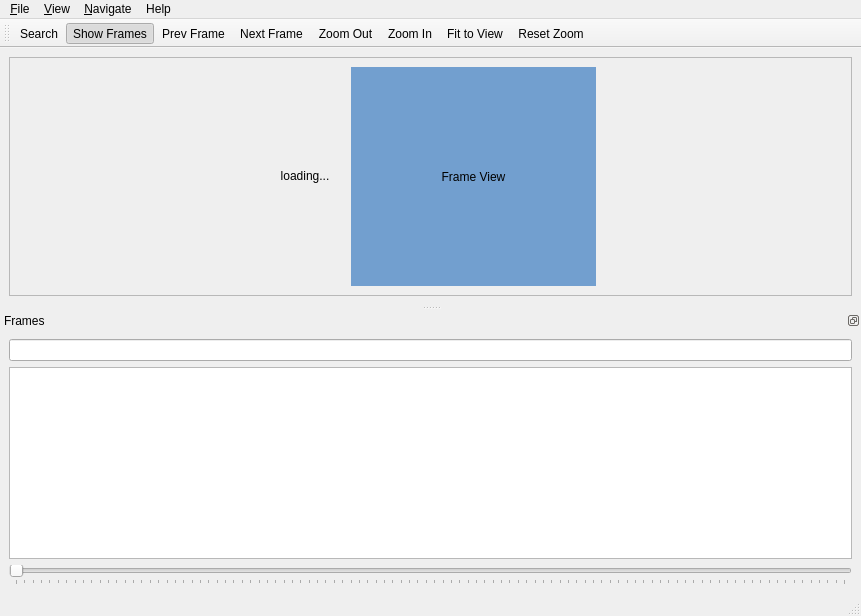
<?xml version="1.0" encoding="UTF-8"?>
<ui version="4.0">
 <class>hsmdebugger</class>
 <widget class="QMainWindow" name="hsmdebugger">
  <property name="geometry">
   <rect>
    <x>0</x>
    <y>0</y>
    <width>861</width>
    <height>616</height>
   </rect>
  </property>
  <property name="minimumSize">
   <size>
    <width>400</width>
    <height>400</height>
   </size>
  </property>
  <property name="windowTitle">
   <string>HSM Debugger</string>
  </property>
  <widget class="QWidget" name="centralwidget">
   <property name="sizePolicy">
    <sizepolicy hsizetype="Preferred" vsizetype="Preferred">
     <horstretch>0</horstretch>
     <verstretch>0</verstretch>
    </sizepolicy>
   </property>
   <layout class="QVBoxLayout" name="verticalLayout">
    <item>
     <widget class="QImageViewArea" name="hsmStateViewArea">
      <property name="sizePolicy">
       <sizepolicy hsizetype="Expanding" vsizetype="Expanding">
        <horstretch>0</horstretch>
        <verstretch>0</verstretch>
       </sizepolicy>
      </property>
      <property name="sizeAdjustPolicy">
       <enum>QAbstractScrollArea::AdjustIgnored</enum>
      </property>
      <property name="widgetResizable">
       <bool>true</bool>
      </property>
      <property name="alignment">
       <set>Qt::AlignCenter</set>
      </property>
      <widget class="QWidget" name="hsmStateViewAreaContents">
       <property name="geometry">
        <rect>
         <x>0</x>
         <y>0</y>
         <width>841</width>
         <height>233</height>
        </rect>
       </property>
       <property name="sizePolicy">
        <sizepolicy hsizetype="Expanding" vsizetype="Expanding">
         <horstretch>0</horstretch>
         <verstretch>0</verstretch>
        </sizepolicy>
       </property>
       <layout class="QHBoxLayout" name="horizontalLayout">
        <property name="topMargin">
         <number>9</number>
        </property>
        <item>
         <spacer name="horizontalSpacer">
          <property name="orientation">
           <enum>Qt::Horizontal</enum>
          </property>
          <property name="sizeHint" stdset="0">
           <size>
            <width>40</width>
            <height>20</height>
           </size>
          </property>
         </spacer>
        </item>
        <item>
         <widget class="QLabel" name="hsmStateViewWait">
          <property name="sizePolicy">
           <sizepolicy hsizetype="Fixed" vsizetype="Fixed">
            <horstretch>0</horstretch>
            <verstretch>0</verstretch>
           </sizepolicy>
          </property>
          <property name="minimumSize">
           <size>
            <width>80</width>
            <height>80</height>
           </size>
          </property>
          <property name="maximumSize">
           <size>
            <width>80</width>
            <height>80</height>
           </size>
          </property>
          <property name="styleSheet">
           <string notr="true"/>
          </property>
          <property name="text">
           <string>loading...</string>
          </property>
          <property name="alignment">
           <set>Qt::AlignCenter</set>
          </property>
         </widget>
        </item>
        <item>
         <widget class="QLabel" name="hsmStateView">
          <property name="sizePolicy">
           <sizepolicy hsizetype="Expanding" vsizetype="Ignored">
            <horstretch>0</horstretch>
            <verstretch>0</verstretch>
           </sizepolicy>
          </property>
          <property name="autoFillBackground">
           <bool>false</bool>
          </property>
          <property name="styleSheet">
           <string notr="true">background-color: rgb(114, 159, 207);</string>
          </property>
          <property name="text">
           <string>Frame View</string>
          </property>
          <property name="scaledContents">
           <bool>true</bool>
          </property>
          <property name="alignment">
           <set>Qt::AlignCenter</set>
          </property>
         </widget>
        </item>
        <item>
         <spacer name="horizontalSpacer_2">
          <property name="orientation">
           <enum>Qt::Horizontal</enum>
          </property>
          <property name="sizeHint" stdset="0">
           <size>
            <width>40</width>
            <height>20</height>
           </size>
          </property>
         </spacer>
        </item>
       </layout>
      </widget>
     </widget>
    </item>
   </layout>
  </widget>
  <widget class="QMenuBar" name="menubar">
   <property name="geometry">
    <rect>
     <x>0</x>
     <y>0</y>
     <width>861</width>
     <height>22</height>
    </rect>
   </property>
   <widget class="QMenu" name="menuFile">
    <property name="title">
     <string>&amp;File</string>
    </property>
    <widget class="QMenu" name="menuFileRecentHSM">
     <property name="title">
      <string>Recent HSM</string>
     </property>
    </widget>
    <widget class="QMenu" name="menuFileRecentLogs">
     <property name="title">
      <string>Recent Logs</string>
     </property>
    </widget>
    <addaction name="actionOpenHsm"/>
    <addaction name="actionOpenHsmLog"/>
    <addaction name="menuFileRecentHSM"/>
    <addaction name="menuFileRecentLogs"/>
    <addaction name="separator"/>
    <addaction name="actionSettings"/>
    <addaction name="separator"/>
    <addaction name="actionQuit"/>
   </widget>
   <widget class="QMenu" name="menuView">
    <property name="title">
     <string>&amp;View</string>
    </property>
    <addaction name="actionShowFrames"/>
    <addaction name="separator"/>
    <addaction name="actionZoomIn"/>
    <addaction name="actionZoomOut"/>
    <addaction name="actionResetZoom"/>
    <addaction name="actionFitToView"/>
   </widget>
   <widget class="QMenu" name="menuNavigate">
    <property name="title">
     <string>&amp;Navigate</string>
    </property>
    <addaction name="actionSearch"/>
    <addaction name="actionGoToFrame"/>
    <addaction name="separator"/>
    <addaction name="actionPrevFrame"/>
    <addaction name="actionNextFrame"/>
   </widget>
   <widget class="QMenu" name="menuHelp">
    <property name="title">
     <string>Help</string>
    </property>
    <addaction name="actionShowOnlineHelp"/>
    <addaction name="actionAbout"/>
   </widget>
   <addaction name="menuFile"/>
   <addaction name="menuView"/>
   <addaction name="menuNavigate"/>
   <addaction name="menuHelp"/>
  </widget>
  <widget class="QStatusBar" name="statusbar"/>
  <widget class="QDockWidget" name="dockWidget">
   <property name="sizePolicy">
    <sizepolicy hsizetype="Preferred" vsizetype="MinimumExpanding">
     <horstretch>0</horstretch>
     <verstretch>0</verstretch>
    </sizepolicy>
   </property>
   <property name="minimumSize">
    <size>
     <width>274</width>
     <height>0</height>
    </size>
   </property>
   <property name="features">
    <set>QDockWidget::DockWidgetFloatable|QDockWidget::DockWidgetMovable</set>
   </property>
   <property name="windowTitle">
    <string>Frames</string>
   </property>
   <attribute name="dockWidgetArea">
    <number>8</number>
   </attribute>
   <widget class="QWidget" name="dockWidgetContents">
    <property name="sizePolicy">
     <sizepolicy hsizetype="Preferred" vsizetype="Minimum">
      <horstretch>0</horstretch>
      <verstretch>0</verstretch>
     </sizepolicy>
    </property>
    <layout class="QVBoxLayout" name="verticalLayout_2">
     <item>
      <widget class="QLineEdit" name="searchFilter">
       <property name="toolTip">
        <string>&lt;html&gt;&lt;head/&gt;&lt;body&gt;&lt;p&gt;Input search filter in one of these formats:&lt;/p&gt;&lt;p&gt;&amp;lt;action&amp;gt;&lt;br/&gt;&amp;lt;action&amp;gt;:&amp;lt;args&amp;gt;&lt;/p&gt;&lt;p&gt;Regular expressions enabled by default (Python format).&lt;/p&gt;&lt;/body&gt;&lt;/html&gt;</string>
       </property>
      </widget>
     </item>
     <item>
      <widget class="QTableView" name="frames">
       <property name="sizePolicy">
        <sizepolicy hsizetype="Minimum" vsizetype="Minimum">
         <horstretch>0</horstretch>
         <verstretch>0</verstretch>
        </sizepolicy>
       </property>
       <property name="minimumSize">
        <size>
         <width>0</width>
         <height>100</height>
        </size>
       </property>
       <property name="editTriggers">
        <set>QAbstractItemView::NoEditTriggers</set>
       </property>
       <property name="selectionMode">
        <enum>QAbstractItemView::SingleSelection</enum>
       </property>
       <property name="selectionBehavior">
        <enum>QAbstractItemView::SelectRows</enum>
       </property>
      </widget>
     </item>
     <item>
      <widget class="QClickableSlider" name="frameSelector">
       <property name="orientation">
        <enum>Qt::Horizontal</enum>
       </property>
       <property name="tickPosition">
        <enum>QSlider::TicksBelow</enum>
       </property>
       <property name="tickInterval">
        <number>1</number>
       </property>
      </widget>
     </item>
    </layout>
   </widget>
  </widget>
  <widget class="QToolBar" name="toolBar">
   <property name="windowTitle">
    <string>toolBar</string>
   </property>
   <property name="movable">
    <bool>true</bool>
   </property>
   <attribute name="toolBarArea">
    <enum>TopToolBarArea</enum>
   </attribute>
   <attribute name="toolBarBreak">
    <bool>false</bool>
   </attribute>
   <addaction name="actionSearch"/>
   <addaction name="actionShowFrames"/>
   <addaction name="actionPrevFrame"/>
   <addaction name="actionNextFrame"/>
   <addaction name="actionZoomOut"/>
   <addaction name="actionZoomIn"/>
   <addaction name="actionFitToView"/>
   <addaction name="actionResetZoom"/>
  </widget>
  <action name="actionOpenHsm">
   <property name="text">
    <string>Open HSM</string>
   </property>
   <property name="toolTip">
    <string>Open HSM</string>
   </property>
   <property name="shortcut">
    <string>Ctrl+O</string>
   </property>
  </action>
  <action name="actionSearch">
   <property name="checkable">
    <bool>true</bool>
   </property>
   <property name="text">
    <string>Search</string>
   </property>
   <property name="shortcut">
    <string>Ctrl+F</string>
   </property>
  </action>
  <action name="actionPrevFrame">
   <property name="text">
    <string>Prev Frame</string>
   </property>
   <property name="shortcut">
    <string>Ctrl+,</string>
   </property>
  </action>
  <action name="actionNextFrame">
   <property name="text">
    <string>Next Frame</string>
   </property>
   <property name="shortcut">
    <string>Ctrl+.</string>
   </property>
  </action>
  <action name="actionZoomIn">
   <property name="text">
    <string>Zoom In</string>
   </property>
   <property name="shortcut">
    <string>Ctrl+=</string>
   </property>
  </action>
  <action name="actionZoomOut">
   <property name="text">
    <string>Zoom Out</string>
   </property>
   <property name="shortcut">
    <string>Ctrl+-</string>
   </property>
  </action>
  <action name="actionResetZoom">
   <property name="text">
    <string>Reset Zoom</string>
   </property>
   <property name="shortcut">
    <string>Ctrl+0</string>
   </property>
  </action>
  <action name="actionFitToView">
   <property name="text">
    <string>Fit to View</string>
   </property>
   <property name="shortcut">
    <string>Ctrl+Shift+0</string>
   </property>
  </action>
  <action name="actionOpenHsmLog">
   <property name="text">
    <string>Open Log</string>
   </property>
   <property name="shortcut">
    <string>Ctrl+L</string>
   </property>
  </action>
  <action name="actionSettings">
   <property name="text">
    <string>Settings</string>
   </property>
  </action>
  <action name="actionQuit">
   <property name="text">
    <string>Quit</string>
   </property>
  </action>
  <action name="actionGoToFrame">
   <property name="text">
    <string>Go to Frame</string>
   </property>
   <property name="shortcut">
    <string>Ctrl+G</string>
   </property>
  </action>
  <action name="actionShowFrames">
   <property name="checkable">
    <bool>true</bool>
   </property>
   <property name="checked">
    <bool>true</bool>
   </property>
   <property name="text">
    <string>Show Frames</string>
   </property>
   <property name="shortcut">
    <string>Ctrl+`</string>
   </property>
  </action>
  <action name="actionShowOnlineHelp">
   <property name="text">
    <string>Project Wiki</string>
   </property>
  </action>
  <action name="actionAbout">
   <property name="text">
    <string>&amp;About</string>
   </property>
  </action>
 </widget>
 <customwidgets>
  <customwidget>
   <class>QClickableSlider</class>
   <extends>QSlider</extends>
   <header>qclickableslider.h</header>
  </customwidget>
  <customwidget>
   <class>QImageViewArea</class>
   <extends>QScrollArea</extends>
   <header>qimageviewarea.h</header>
   <container>1</container>
  </customwidget>
 </customwidgets>
 <resources/>
 <connections>
  <connection>
   <sender>actionQuit</sender>
   <signal>triggered()</signal>
   <receiver>hsmdebugger</receiver>
   <slot>close()</slot>
   <hints>
    <hint type="sourcelabel">
     <x>-1</x>
     <y>-1</y>
    </hint>
    <hint type="destinationlabel">
     <x>430</x>
     <y>307</y>
    </hint>
   </hints>
  </connection>
 </connections>
</ui>
